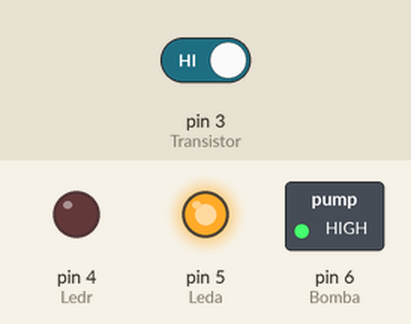
A sketch run on a simulated Arduino Uno, built with avr-gcc and run on an emulated ATmega328P. Parts: switched loads named in the sketch (green lamp = pin HIGH), output pins drawn as LEDs (lit = HIGH). Inputs (shaded band) come from the test bench; at power-on: pin 3 (Transistor) HIGH.

Above: at 1.2 s.
1.3 s: pin 3 (Transistor) driven LOW
At 2.1 s:
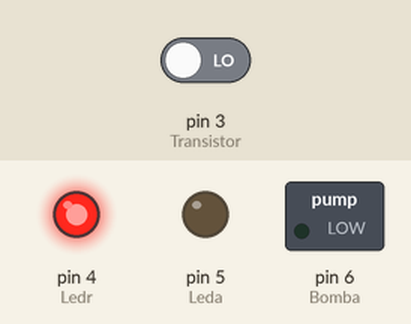
2.8 s: pin 3 (Transistor) driven HIGH
At 3.2 s:
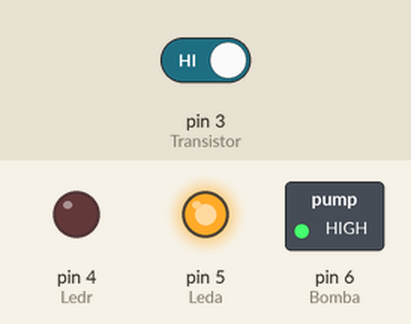
Timing chart, 0 to 5.8 s (numbered marks = the images above; inputs shaded):
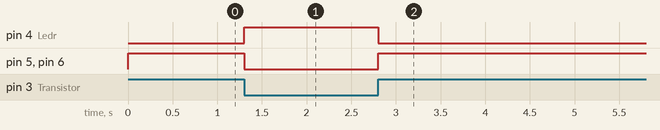

Measured:
- after the input at 1.3 s, pin 4 (Ledr): LOW → HIGH at once; pin 5 (Leda), pin 6 (Bomba): HIGH → LOW at once
- after the input at 2.8 s, pin 4 (Ledr): HIGH → LOW at once; pin 5 (Leda), pin 6 (Bomba): LOW → HIGH at once

The sketch:

BOMBA_AGUA.ino
```cpp
/*
 Fundación Kinal
 Centro Educativo Técnico Laboral Kinal
 Electrónica
 Grado: Quinto
 Sección: A
 Curso: Taller de Electrónica Digital y Reparación de Computadoras I
 Nombre: Luis Alexander Racanac Canahui
 Carné: 2022083

*/

#define Transistor 3
#define Ledr 4
#define Leda 5
#define Bomba 6


void setup() {

  pinMode(Transistor, INPUT);
  pinMode(Ledr, OUTPUT);
  pinMode(Leda, OUTPUT);
  pinMode(Bomba, OUTPUT);

}

void loop() {
  int estado = digitalRead(Transistor);
  if(estado == LOW){
    digitalWrite(Ledr, HIGH);
    digitalWrite(Leda, LOW);
    digitalWrite(Bomba, LOW);

  }
  if(estado == HIGH){
    digitalWrite(Ledr, LOW);
    digitalWrite(Leda, HIGH);
    digitalWrite(Bomba, HIGH);

  }
}
```
